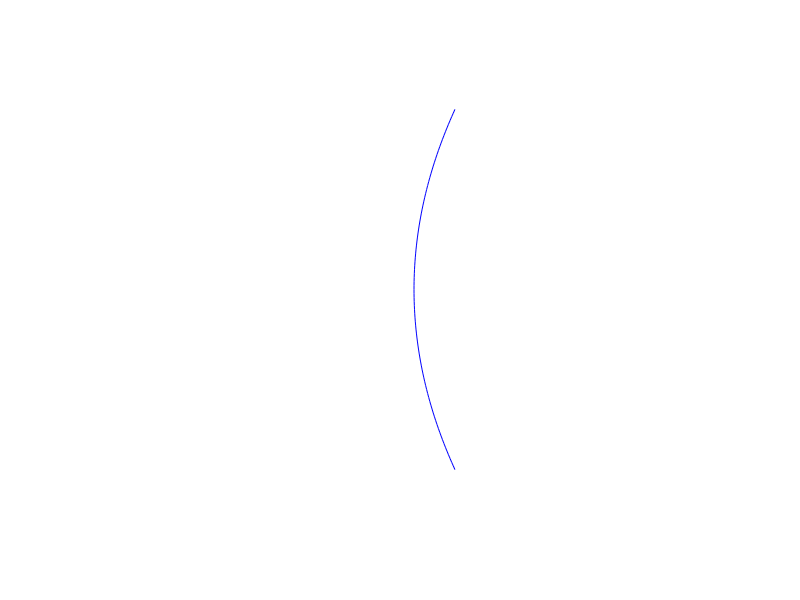

Recreate this plot in MATLAB.
t=[0:0.000001:4.5]; 
x=t.^2;
y=18.*t;
linelength = 0;

        xfinal(1) = x(1);
        yfinal(1) = y(1);


n=2;
i=1;
while i < length(x) -1
    %each element is 1.6553cm long
  linelength = (y(i)-yfinal(n-1))^2 + (x(i)-xfinal(n-1))^2;
%   if linelength > 0.0274
%       pause
%   end
    if linelength  >  0.0274*100    %0.1655
        xfinal(n) = x(i);
        yfinal(n) = y(i);
        n = n +1;
    end
    i=i+1;
    if yfinal(n-1) > 75
        break
    end
end
xfinal(:,length(xfinal))=[];
yfinal(:,length(yfinal))=[];

%reflect to get bottom half of bow
yfinal = horzcat(-fliplr(yfinal(:,2:length(yfinal))),yfinal);
xfinal = horzcat(fliplr(xfinal(:,2:length(xfinal))),xfinal);


%put it in meters
xfinal = xfinal.*10;
yfinal = yfinal.*10;

%final values
%x=173.0785
%y=+-748.8488

%angle matrix
angles = NaN(1,length(xfinal));

stringx = zeros(1,3);
stringy = zeros(1,3);
stringangle = zeros(1,3);

stringx(1) = xfinal(1);
stringx(2) = xfinal(1);
stringx(3) = xfinal(1);
stringy(1) = yfinal(1);
stringy(2) = 0;
stringy(3) = yfinal(length(yfinal));

%angle
stringangle(2) = atan((stringy(2)-stringy(1)) ./ (stringx(2)-stringx(1)));
if stringangle(2) < 0
    stringangle(2) = pi + stringangle(2);
end
    stringangle(3) = atan((stringy(2)-stringy(3)) ./ (stringx(3)-stringx(2)));
if stringangle(3) < 0
    stringangle(3) = pi + stringangle(3);
end

% ---------------- element x composed of node x and node x-1 -------------%
%angle
for i = 2:1:length(xfinal)
    angles(i) = atan( (yfinal(i)-yfinal(i-1)) / (xfinal(i)-xfinal(i-1)));
    if angles(i) < 0
        angles(i) = pi + angles(i);
    end
end

%make width and thinkness matrix
indexcenternode = ceil(length(yfinal)/2);
if yfinal(indexcenternode) ~= 0
    error('Error with thinkness function')
end

width = 0.04445;%1.75in

thickness = NaN(1,length(xfinal));
thicknessincrement = (0.0127) / ( (length(xfinal) - 1 ) / 2 - 1 );

for i = 2:1:indexcenternode
    thickness(i) = 0.00635 + thicknessincrement * (i-2);
end

for i = indexcenternode+1:1:length(xfinal)
    thickness(i) = 0.01905 - thicknessincrement * (i - indexcenternode - 1);
end

f = figure('color','white');
bow=zeros(length(xfinal)-1,1);
axis equal, axis off
ylim([-1000 1000]);
xlim([-1000 1000]);

%thickness is multiplied by ten so that the change in thickness is apparent
for i=1:(length(xfinal)-1)
    bow(i,1)=line(xfinal(1,i:i+1),yfinal(1,i:i+1),'color','blue','LineWidth',thickness(i+1)*10);
end

%Gauss Seidel: Input Parameters - Mass Matrix, stiffness matrix, damping matrix, U0 - Initial Guess 0
%U1 - Initial Guess 1, Two initial guess (see formula sheet), dt - time step, fap - Applied Force Vector
%seidelSolver(MassMat,stiffnessMat,DampingMat,U0,U1,dt,Fap)

%Call animation function - two matrices will be inputed
%Animation(setOfFinalXPos,setOfFinalYPos);

